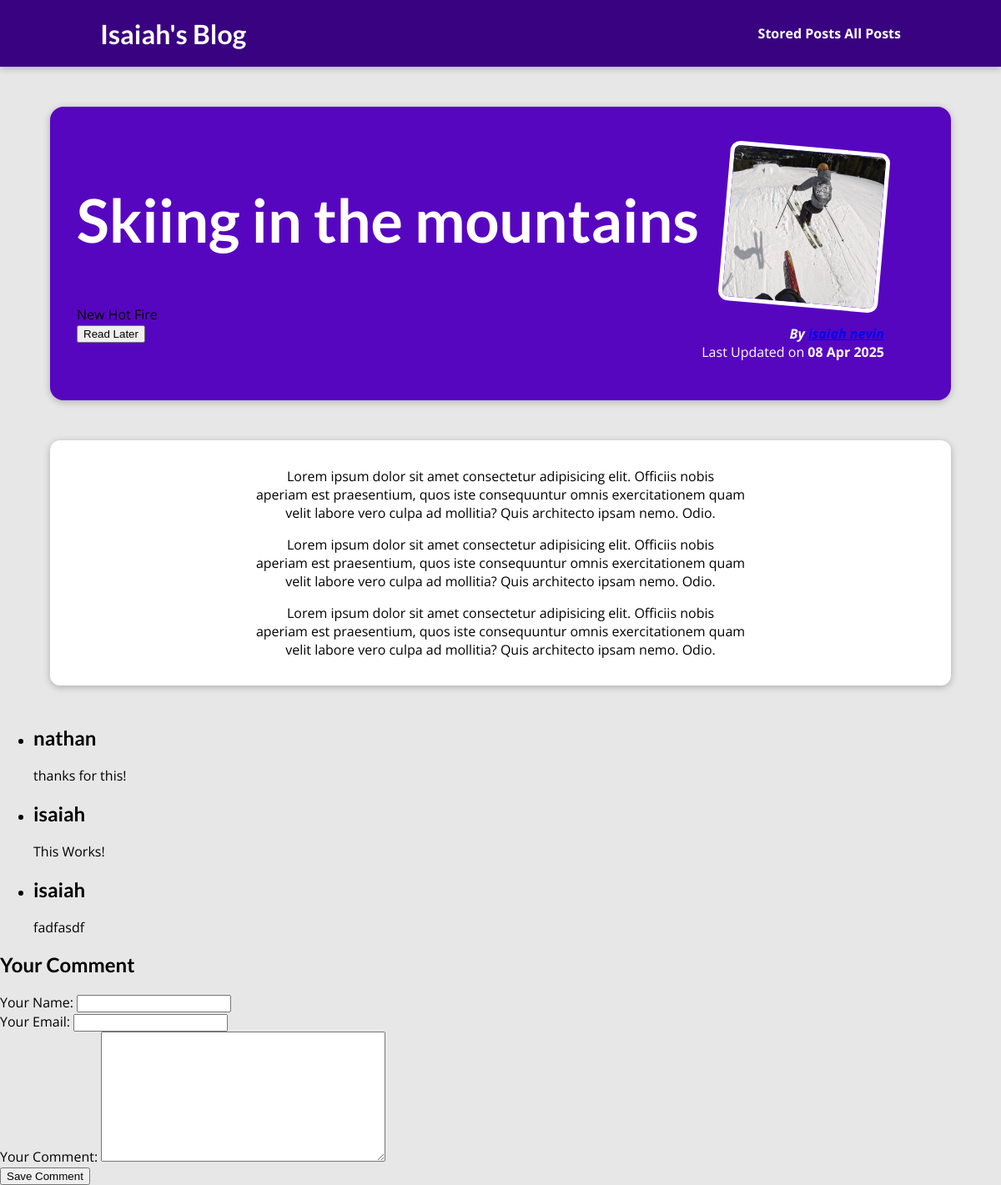
Page /posts/Skiing-in-the-mountains on the committed database.
### blog/models.py (models this page shows, shortened)
class Post(models.Model):
    title = models.CharField(max_length=55)
    excerpt = models.CharField(max_length=200, default="")
    image = models.ImageField(upload_to="posts", null=True)
    date = models.DateField(auto_now=True)
    slug = models.SlugField(unique=True, db_index=True, default="")
    content = models.TextField(validators=[MinLengthValidator(10)], default="")
    author = models.ForeignKey(
        Author, on_delete=models.SET_NULL, null=True, related_name="posts")
    tags = models.ManyToManyField(Tag)

class Tag(models.Model):
    caption = models.CharField(max_length=20)

class Author(models.Model):
    first_name = models.CharField(max_length=100)
    last_name = models.CharField(max_length=100)
    email_address = models.EmailField(null=True, blank=True, unique=True)
    def full_name(self):
        return f"{self.first_name} {self.last_name}"
    def __str__(self):
        return self.full_name()

class Comment(models.Model):
    user_name = models.CharField(max_length=120)
    user_email = models.EmailField()
    text = models.TextField(max_length=400)
    post = models.ForeignKey(
        Post, on_delete=models.CASCADE, related_name="comments")

### blog/views.py (the view, shortened to what this page needs)
# urls.py: path("posts/<slug:slug>", views.SinglePostView.as_view(), name="post-detail-page"), #/posts/my-first-posts
class SinglePostView(View):
    def is_stored_post(self, request, post_id):
        stored_posts = request.session.get("stored_posts")
        if stored_posts is not None:
            is_saved_for_later = post_id in stored_posts
        else:
            is_saved_for_later = False
        return is_saved_for_later
    def get(self, request, slug):
        post = Post.objects.get(slug=slug)
        context = {
            "post": post,
            "post_tags": post.tags.all(),
            "comment_form": CommentForm(),
            "comments": post.comments.all().order_by("-id"),
            "saved_for_later": self.is_stored_post(request, post.id)
        }
        return render(request, "blog/post-detail.html", context)

### blog/forms.py
class CommentForm(forms.ModelForm):
    class Meta:
        model = Comment
        exclude = ["post"]
        labels = {
            "user_name": "Your Name",
            "user_email": "Your Email",
            "text": "Your Comment"
        }

### blog/templates/blog/post-detail.html (shortened to what this page needs)
{% extends "base.html" %}
{% load static %}
{% block css_files %}
    <link rel="stylesheet" href="{% static 'blog/post-detail.css' %}">
{% endblock %}
{% block content %}
    <section id="summary">
     <h2>{{ post.title }}</h2>
     <div>
     {% for tag in post_tags %}
      <span class="tag">{{ tag.caption }}</span>
     {% endfor %}
     </div>
     <div id="read-later">
        <form action="{% url 'read-later'%}" method="POST">
          <button>
            {% if saved_for_later %}
              Remove from "Read Later" List
            {% else %}
              Read Later
            {% endif %}
          </button>
        </form>
     </div>
     <article>
      <img src="{{ post.image.url }}" alt="{{ post.title }}">
      <address>By <a href="mailto:{{ post.author.email_address }}"> {{ post.author }}</a></address>
      <div>
        Last Updated on <time>{{ post.date|date:"d M Y" }}</time>
      </div>
     </article>
    </section>
    <main>
      {{ post.content|linebreaks }}
    </main>
    <section id="comments">
      <ul>
        {% for comment in comments%}
        <li>
          <h2>{{ comment.user_name }}</h2>
          <p>{{ comment.text|linebreaks }}</p>
        </li>
        {% endfor %}
      </ul>
    </section>
    <section id="comment-form">
      <h2> Your Comment</h2>
      <form action="{% url 'post-detail-page' post.slug %}" method="POST">
        {% for form_field in comment_form %}
          <div class="form-control {% if form_field.errors %} invalid {% endif %}">
            {{ form_field.label_tag }}
            {{ form_field }}
          </div>
      {% endfor %}
        <button>Save Comment</button>
      </form>
    </section>
{% endblock %}

### templates/base.html (shortened to what this page needs)
{% load static %}
<!DOCTYPE html>
<html lang="en">
<head>
    <link rel="stylesheet" href="{% static "app.css" %}">
    {% block css_files %} {% endblock %}
</head>
<body>
    <header id="main-navigation">
       <h1><a href="{% url 'starting-page' %}">Isaiah's Blog</a></h1>
       <nav>
          <a href="{% url 'read-later'%}"> Stored Posts</a>
          <a href="{% url 'posts-page'%}"> All Posts</a>
       </nav>
    </header>
    {% block content %}
    {% endblock %}
</body>
</html>

### static/app.css (style rules this page uses)
* { box-sizing: border-box; }
html { font-family: 'Open Sans', 'Lato', sans-serif; }
body { margin: 0; }
h1, h2, h3 { font-family: 'Lato', sans-serif; font-weight: bold; }
#main-navigation { width: 100%; height: 5rem; display: flex; justify-content: space-between; align-items: center; padding: 0 10%; position: absolute; top: 0; left: 0; }
#main-navigation a { text-decoration: none; color: white; font-weight: bold; }

### blog/static/blog/post-detail.css (style rules this page uses)
body { background-color: #e7e7e7; }
#main-navigation { background-color: #390281; box-shadow: 0 2px 8px rgba(0, 0, 0, 0.25); }
#summary { margin: 8rem auto 3rem auto; padding: 2rem; width: 90%; max-width: 90rem; border-radius: 16px; background-color: #5706c0; position: relative; box-shadow: 0 2px 8px rgba(0, 0, 0, 0.25); height: 22rem; }
#summary h2 { color: white; font-size: 4.5rem; }
#summary article { position: absolute; top: 2rem; right: 3rem; padding: 1rem 2rem; border-radius: 12px; text-align: right; color: white; }
#summary article img { width: 12rem; height: 12rem; border-radius: 12px; transform: rotateZ(5deg); border: 5px solid white; margin-bottom: 1rem; }
#summary address { font-weight: bold; }
#summary time { font-weight: bold; }
main { text-align: center; width: 90%; max-width: 90rem; margin: 3rem auto; background-color: white; padding: 1rem; border-radius: 12px; box-shadow: 0 2px 8px rgba(0, 0, 0, 0.25); }

### rows in the picture
Post: title "Skiing in the mountains", image (picture), author "isaiah nevin", date "08 Apr 2025", content "Lorem ipsum dolor sit amet consectetur adipisicing elit. Officiis nobis aperiam est praesentium, quos iste consequuntur omnis exercitationem quam velit labore vero culpa ad mollitia? Quis architecto ipsam nemo. Odio. Lorem ipsum dolor sit amet consectetur adipisicing elit. Officiis nobis aperiam est praesentium, quos iste consequuntur omnis exercitationem quam velit labore vero culpa ad mollitia? Quis architecto ipsam nemo. Odio. Lorem ipsum dolor sit amet consectetur adipisicing elit. Officiis nobis aperiam est praesentium, quos iste consequuntur omnis exercitationem quam velit labore vero culpa ad mollitia? Quis architecto ipsam nemo. Odio."
Tag: caption "New"
Tag: caption "Hot"
Tag: caption "Fire"
Comment: user_name "nathan", text "thanks for this!"
Comment: user_name "isaiah", text "This Works!"
Comment: user_name "isaiah", text "fadfasdf"
